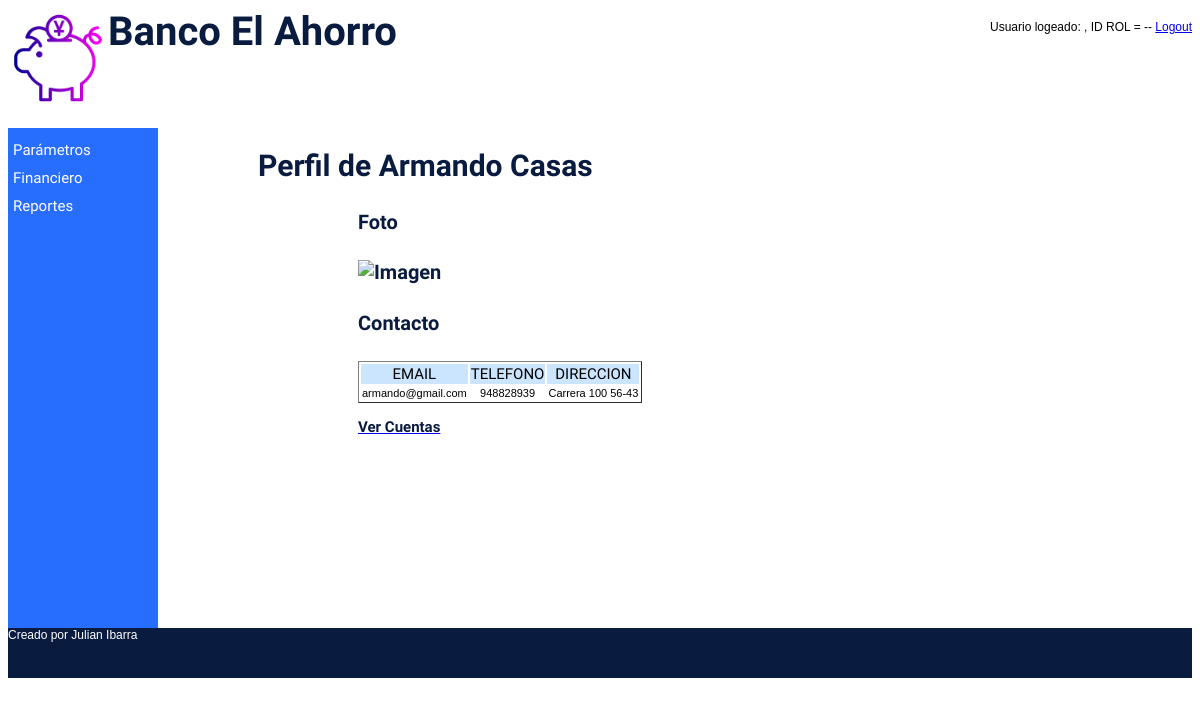
The app's page /index.php?sel=C7&documento=123 with its own data.
### tables this page shows
CREATE TABLE cliente(
documento int(15) PRIMARY KEY NOT NULL,
nombre varchar(50) NOT NULL,
email varchar(50) NOT NULL,
direccion varchar(30) NOT NULL,
telefono varchar(15) NOT NULL
);

### lib/config.php (called while the page is built)
<?php
    $CFG_HOST = "localhost";
    $CFG_USER = "root";
    $CFG_DBPWD = "root";
    $CFG_DBASE = "banco";
?>

### lib/cliente.php (called while the page is built, shortened)
<?php
class Cliente {
    var $nombre;
    var $direccion;
    var $telefono;
    var $email;
    var $con;
    function Cliente( ) {
        $this->nombre="";
        $this->email="";
        $this->direccion="";
        $this->telefono="";
        $this->con = new MySql();
    }
    function getNombre( ) {
        return $this->nombre;
    }
    function getEmail( ) {
        return $this->email;
    }
    function getDireccion(){
      return $this->direccion;
    }
    function getTelefono(){
      return $this->telefono;
    }
   function consultar($documento) {
      $this->documento = $documento;
      $this->con->conectarse();
      $this->con->sql = "SELECT * FROM cliente WHERE documento=".$this->documento."";
      $this->con->consultar();
      if ($this->con->numReg > 0) {
         $this->nombre = mysql_result($this->con->rtaSql,0,"nombre");
         $this->email = mysql_result($this->con->rtaSql,0,"email");
         $this->telefono = mysql_result($this->con->rtaSql,0,"telefono");
         $this->direccion = mysql_result($this->con->rtaSql,0,"direccion");
      }
      $this->con->desconectarse();
   }
}
?>

### lib/mysql_lib.php (called while the page is built, shortened)
<?php
class Mysql {
 var $sql;
 function Mysql () {
    $this->sql = "";
    }
 function consultar() {
    $this->rtaSql = mysql_query($this->sql);
    }
}
?>

### cliente/cliente_perfil.php (the view, shortened to what this page needs)
<!DOCTYPE html>
<html lang="es">
<head>
	<link rel="stylesheet" type="text/css" href="estilos.css">
</head>
<body>
    <?php
        include("lib/config.php");
        include("lib/mysql_lib.php");
        include("lib/cliente.php");
        $p = new Cliente();
        $p->consultar($_GET['documento']);
    print "<h1>Perfil de ". $p->getNombre() ."</h1>";
	?>
    <form name="index" action="index.php?sel=P2">
    <h4>Foto<h4>
    <?php
    print "<img width=200px eight=200px src='ver_archivo.php?id=".$_GET['documento']."' alt='Imagen' />";
    ?>
    <h4>Contacto</h4>
    <table border="=1" class="tabla">
    <tr class="titulo">
        <td>EMAIL</td><td>TELEFONO</td><td>DIRECCION</td>
    </tr>
    <?php
        print "<tr>";
                    print "<td>".$p->getEmail()."</td>";
                    print "<td>".$p->getTelefono()."</td>";
                    print "<td>".$p->getDireccion()."</td>";
        print "</tr>";
    ?>
    </table>
    <?php
    print "<a href='index.php?sel=P5&"."documento=".$_GET['documento']."'><h3>Ver Cuentas<h3></a>";
    ?>
        </form>
</body>
</html>

### estilos.css (style rules this page uses)
body { font-size: 12px; font-family:Arial; }

### cliente/cliente_perfil.php (style rules this page uses)
.titulo td { font-family: 'Lalezar', Arial; font-size: 15px; background: #CCE5FF; text-align: center; }
td { font-family: Arial; font-size: 11px; text-align: center; }
.tabla tr,td { border-collapse: separate; border-spacing: 3px; border-style: none; }
form { padding-left:200px; }
h1 { padding-left: 100px; font-family: 'Lalezar', Arial; color:#0A1B40; font-size: 30px; }
h4 { font-family: 'Lalezar', Arial; color:#0A1B40; font-size: 20px; }
h3 { font-family: 'Lalezar', Arial; color:#0A1B40; font-size: 15px; }

### records on screen
cliente: nombre "Armando Casas", email "armando@gmail.com", telefono "948828939", direccion "Carrera 100 56-43"
